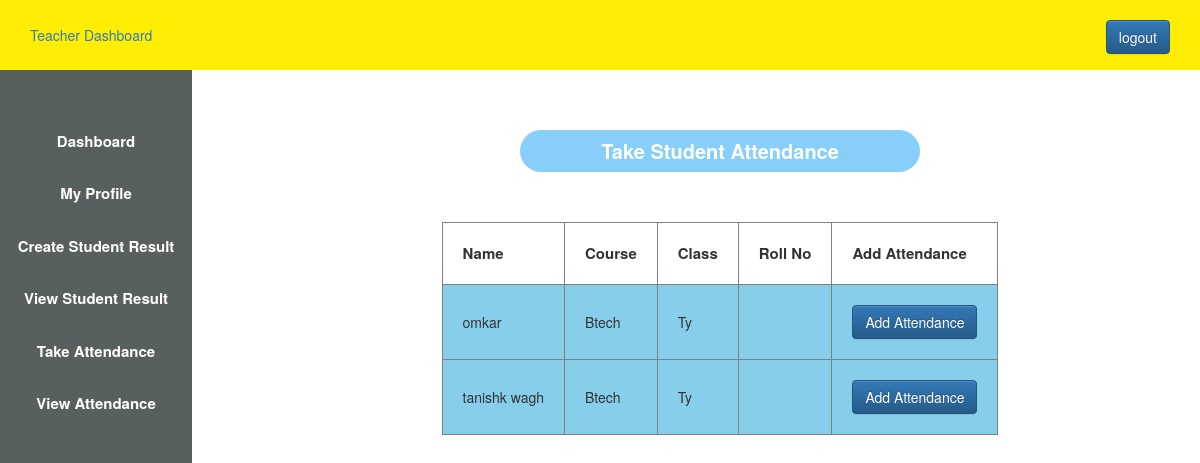
The page /attendance.php (signed in) on the database its author committed.
### tables this page shows
CREATE TABLE `user` (
  `id` int(11) NOT NULL,
  `username` varchar(50) DEFAULT NULL,
  `phone` varchar(30) DEFAULT NULL,
  `course` varchar(10) DEFAULT NULL,
  `class` char(10) DEFAULT NULL,
  `roll` varchar(8) DEFAULT NULL,
  `email` varchar(50) DEFAULT NULL,
  `fees` varchar(10) DEFAULT NULL,
  `usertype` varchar(50) DEFAULT NULL,
  `password` varchar(50) DEFAULT NULL
);

### attendance.php (the view, shortened to what this page needs)
 <?php
$host="localhost";
$user="root";
$password="";
$db="rsa";
$data=mysqli_connect($host,$user,$password,$db);
$sql=" SELECT * from user  WHERE usertype='student' ";
$result=mysqli_query($data,$sql);
?>
<!DOCTYPE html>
<html>
    <head>
          <?php
            include 'admin_css.php';
           ?>
    </head>
<body>
           <?php
              include 'teacher_sidebar.php';
            ?>
 <div class="content">
    <center>
      <h1 class="main-title">Take Student Attendance</h1>
 <br><br>
      <table border="1px">
         <tr >
            <th    style="padding: 20px; font-size: 15px;">Name</th>
            <th    style="padding: 20px; font-size: 15px;">Course</th>
            <th    style="padding: 20px; font-size: 15px;">Class</th>
            <th    style="padding: 20px; font-size: 15px;">Roll No</th>
            <th    style="padding: 20px; font-size: 15px;">Add Attendance</th>
        </tr>
        <?php
         while($info=$result->fetch_assoc())
         {
        ?>
        <tr>
            <td class="table_td" style="padding: 20px;">   <?php echo "{$info['username']}"; ?> </td>
         <td class="table_td" style="padding: 20px;">   <?php echo "{$info['course']}"; ?> </td>
            <td class="table_td" style="padding: 20px;">   <?php echo "{$info['class']}"; ?> </td>
            <td class="table_td" style="padding: 20px;">   <?php echo "{$info['roll']}"; ?> </td>
            <td class="table_td"> <?php  echo"<a  class='btn btn-primary' href=' attendance2.php?student_id={$info['id']}'>Add  Attendance</a>"; ?>
</td>
        </tr>
          <?php
         }
           ?>
      </table>
</center>
 </div>
</body>
</html>

### admin.css (style rules this page uses)
* { margin: 0px; padding: 0px; }
a,a:hover { text-decoration: none!important; }
.content { margin-left: 20%; margin-top: 5%; }

### attendance.php (style rules this page uses)
.table_td { padding: 20px; background-color: skyblue; }
.main-title { background-color:lightskyblue; color: white; text-align: center; font-weight: bold; width: 400px; padding-top: 10px; padding-bottom: 10px; font-size: 20px; border-radius: 6em; }

### rows shown on the page
user: username "omkar", course "Btech", class "Ty"
user: username "tanishk wagh", course "Btech", class "Ty"
